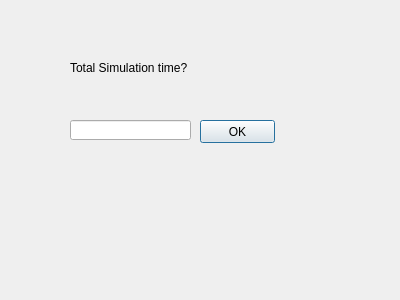
<?xml version="1.0" encoding="UTF-8"?>
<ui version="4.0">
 <class>simu_time</class>
 <widget class="QDialog" name="simu_time">
  <property name="geometry">
   <rect>
    <x>0</x>
    <y>0</y>
    <width>400</width>
    <height>300</height>
   </rect>
  </property>
  <property name="windowTitle">
   <string>Dialog</string>
  </property>
  <widget class="QLineEdit" name="lineEdit">
   <property name="geometry">
    <rect>
     <x>70</x>
     <y>120</y>
     <width>121</width>
     <height>20</height>
    </rect>
   </property>
  </widget>
  <widget class="QPushButton" name="pushButton">
   <property name="geometry">
    <rect>
     <x>200</x>
     <y>120</y>
     <width>75</width>
     <height>23</height>
    </rect>
   </property>
   <property name="text">
    <string>OK</string>
   </property>
  </widget>
  <widget class="QLabel" name="label">
   <property name="geometry">
    <rect>
     <x>70</x>
     <y>60</y>
     <width>241</width>
     <height>16</height>
    </rect>
   </property>
   <property name="text">
    <string>Total Simulation time?</string>
   </property>
  </widget>
 </widget>
 <resources/>
 <connections/>
</ui>
